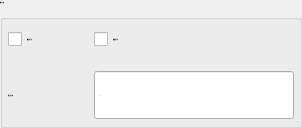
       <widget class="QGroupBox" name="groupBoxFeedBack">
        <property name="font">
         <font>
          <family>微软雅黑</family>
          <pointsize>-1</pointsize>
          <weight>50</weight>
          <italic>false</italic>
          <bold>false</bold>
         </font>
        </property>
        <property name="title">
         <string>操作反馈</string>
        </property>
        <layout class="QGridLayout" name="gridLayout">
         <property name="margin">
          <number>5</number>
         </property>
         <item row="3" column="0">
          <widget class="QLabel" name="labelBellFreq">
           <property name="sizePolicy">
            <sizepolicy hsizetype="Preferred" vsizetype="Fixed">
             <horstretch>0</horstretch>
             <verstretch>0</verstretch>
            </sizepolicy>
           </property>
           <property name="minimumSize">
            <size>
             <width>80</width>
             <height>50</height>
            </size>
           </property>
           <property name="maximumSize">
            <size>
             <width>16777215</width>
             <height>50</height>
            </size>
           </property>
           <property name="font">
            <font>
             <family>微软雅黑</family>
             <pointsize>-1</pointsize>
             <weight>50</weight>
             <italic>false</italic>
             <bold>false</bold>
            </font>
           </property>
           <property name="text">
            <string extracomment="屏幕背光亮度">提示音频率：</string>
           </property>
          </widget>
         </item>
         <item row="3" column="1">
          <widget class="xSpinBox" name="BoxBellFreq">
           <property name="enabled">
            <bool>true</bool>
           </property>
           <property name="sizePolicy">
            <sizepolicy hsizetype="Fixed" vsizetype="Fixed">
             <horstretch>0</horstretch>
             <verstretch>0</verstretch>
            </sizepolicy>
           </property>
           <property name="minimumSize">
            <size>
             <width>200</width>
             <height>50</height>
            </size>
           </property>
           <property name="maximumSize">
            <size>
             <width>200</width>
             <height>50</height>
            </size>
           </property>
           <property name="font">
            <font>
             <family>微软雅黑</family>
             <pointsize>-1</pointsize>
             <weight>50</weight>
             <italic>false</italic>
             <bold>false</bold>
            </font>
           </property>
           <property name="focusPolicy">
            <enum>Qt::ClickFocus</enum>
           </property>
           <property name="alignment">
            <set>Qt::AlignLeading|Qt::AlignLeft|Qt::AlignVCenter</set>
           </property>
           <property name="buttonSymbols">
            <enum>QAbstractSpinBox::NoButtons</enum>
           </property>
           <property name="specialValueText">
            <string notr="true"/>
           </property>
           <property name="keyboardTracking">
            <bool>false</bool>
           </property>
           <property name="suffix">
            <string notr="true"/>
           </property>
           <property name="prefix">
            <string notr="true"/>
           </property>
           <property name="minimum">
            <number>1</number>
           </property>
           <property name="maximum">
            <number>3</number>
           </property>
           <property name="singleStep">
            <number>1</number>
           </property>
           <property name="value">
            <number>2</number>
           </property>
           <property name="HasBtn" stdset="0">
            <bool>true</bool>
           </property>
          </widget>
         </item>
         <item row="0" column="1">
          <widget class="xCheckBox" name="checkBell">
           <property name="sizePolicy">
            <sizepolicy hsizetype="Expanding" vsizetype="Fixed">
             <horstretch>0</horstretch>
             <verstretch>0</verstretch>
            </sizepolicy>
           </property>
           <property name="minimumSize">
            <size>
             <width>0</width>
             <height>50</height>
            </size>
           </property>
           <property name="maximumSize">
            <size>
             <width>16777215</width>
             <height>50</height>
            </size>
           </property>
           <property name="font">
            <font>
             <family>微软雅黑</family>
             <pointsize>-1</pointsize>
             <weight>50</weight>
             <italic>false</italic>
             <bold>false</bold>
            </font>
           </property>
           <property name="focusPolicy">
            <enum>Qt::NoFocus</enum>
           </property>
           <property name="styleSheet">
            <string notr="true"/>
           </property>
           <property name="text">
            <string>按键提示音</string>
           </property>
           <property name="iconSize">
            <size>
             <width>32</width>
             <height>32</height>
            </size>
           </property>
          </widget>
         </item>
         <item row="0" column="0">
          <widget class="xCheckBox" name="checkTouchBell">
           <property name="sizePolicy">
            <sizepolicy hsizetype="Expanding" vsizetype="Fixed">
             <horstretch>0</horstretch>
             <verstretch>0</verstretch>
            </sizepolicy>
           </property>
           <property name="minimumSize">
            <size>
             <width>0</width>
             <height>50</height>
            </size>
           </property>
           <property name="maximumSize">
            <size>
             <width>16777215</width>
             <height>50</height>
            </size>
           </property>
           <property name="font">
            <font>
             <family>微软雅黑</family>
             <pointsize>-1</pointsize>
             <weight>50</weight>
             <italic>false</italic>
             <bold>false</bold>
            </font>
           </property>
           <property name="focusPolicy">
            <enum>Qt::NoFocus</enum>
           </property>
           <property name="styleSheet">
            <string notr="true"/>
           </property>
           <property name="text">
            <string>触屏提示音</string>
           </property>
           <property name="iconSize">
            <size>
             <width>32</width>
             <height>32</height>
            </size>
           </property>
          </widget>
         </item>
        </layout>
       </widget>
